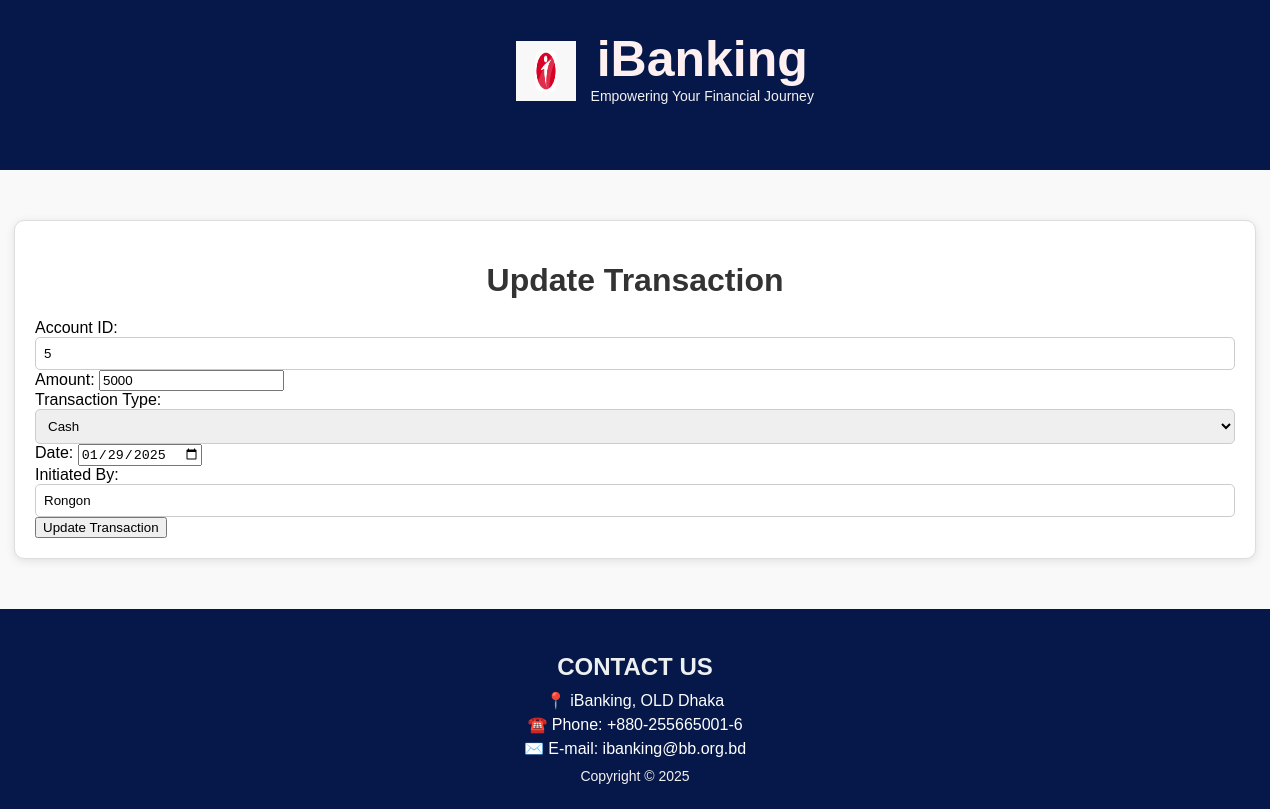
Screenshot of /admin/view/transaction_update.php?id=1 (signed in) with the database file from the repository.
### tables this page shows
CREATE TABLE `transaction` (
  `TransactionId` int(100) NOT NULL,
  `AccountId` int(200) NOT NULL,
  `Amount` int(100) NOT NULL,
  `TransactionType` varchar(100) NOT NULL,
  `Date` date NOT NULL,
  `InitiatedBy` varchar(100) NOT NULL
);

### admin/view/transaction_update.php (the view, shortened to what this page needs)
<?php
$transactionId = isset($_GET['id']) ? $_GET['id'] : '';
if ($transactionId) {
    $db = new myDB();
    $connection = $db->openCon();
    $stmt = $connection->prepare("SELECT * FROM transaction WHERE TransactionId = ?");
    $stmt->bind_param("i", $transactionId);
    $stmt->execute();
    $result = $stmt->get_result();
    $transactionData = $result->fetch_assoc();
} else {
    header("Location: welcome.php");
    exit();
}
?>
<!DOCTYPE html>
<html lang="en">
<head>
    <link rel="stylesheet" href="../css/mystyle.css">
</head>
<body>
<?php include 'header.php'; ?>
    <div class="container">
        <h1>Update Transaction</h1>
        <form action="../control/transaction_update_control.php" method="POST">
            <div class="form-group">
                <label for="accountId">Account ID:</label>
                <input type="text" name="accountId" value="<?php echo $transactionData['AccountId']; ?>" required>
            </div>
            <div class="form-group">
                <label for="amount">Amount:</label>
                <input type="number" name="amount" step="0.01" value="<?php echo $transactionData['Amount']; ?>" required>
            </div>
            <div class="form-group">
                <label for="transactionType">Transaction Type:</label>
                <select name="transactionType" required>
                    <option value="Cash" <?php echo ($transactionData['TransactionType'] === 'Cash') ? 'selected' : ''; ?>>Cash</option>
                </select>
            </div>
            <div class="form-group">
                <label for="date">Date:</label>
                <input type="date" name="date" value="<?php echo $transactionData['Date']; ?>" required>
            </div>
            <div class="form-group">
                <label for="initiatedBy">Initiated By:</label>
                <input type="text" name="initiatedBy" value="<?php echo $transactionData['InitiatedBy']; ?>" required>
            </div>
            <button type="submit" name="action" value="update">Update Transaction</button>
        </form>
    </div>
    <?php include 'footer.php'; ?>
</body>
</html>

### admin/css/mystyle.css (style rules this page uses)
body { font-family: Arial, sans-serif; background-color: #f9f9f9; margin: 0; padding: 0; }
.container { max-width: 1200px; margin: 50px auto; padding: 20px; background-color: #ffffff; border: 1px solid #ddd; border-radius: 10px; box-shadow: 0 2px 10px rgba(0, 0, 0, 0.1); }
h1 { text-align: center; color: #333; margin-bottom: 20px; }
input[type="text"], input[type="password"], input[type="email"], select { width: 100%; padding: 8px; border: 1px solid #ccc; border-radius: 5px; box-sizing: border-box; }

### rows the page displays
transaction: accountId "5", amount "5000", date "01/29/2025", initiatedBy "Rongon"
